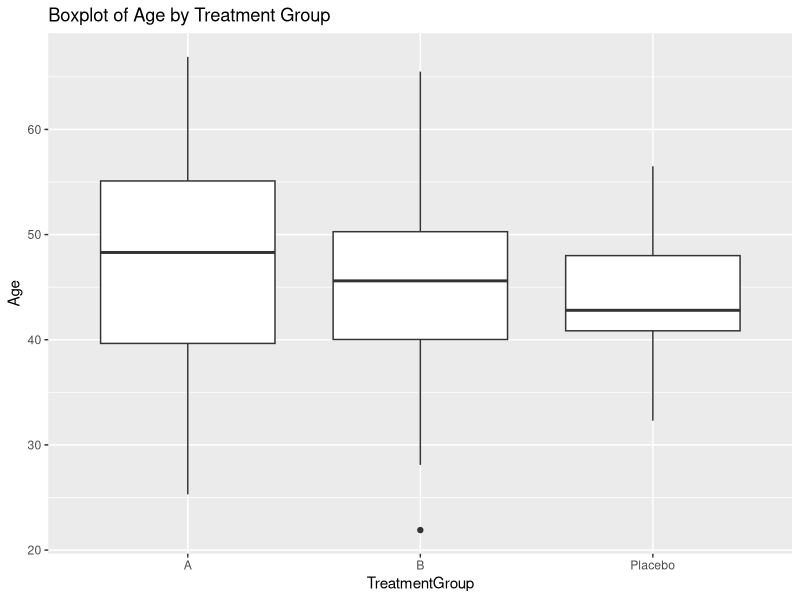
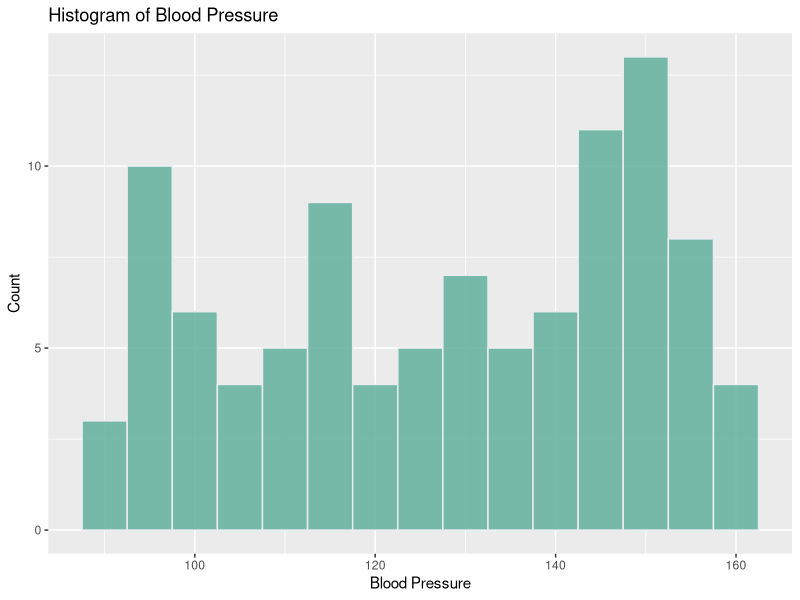
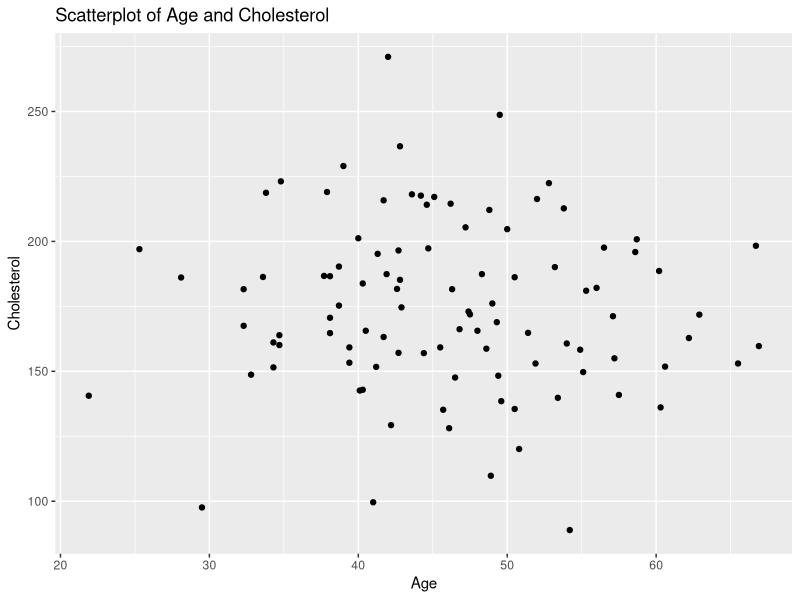

Source code (R) for these figures, in order:
#Prompt

#Perform an exploratory data analysis using R code of the following dataset:
 
# PASTE content of syn_dat.csv here 


# Load necessary libraries
library(tidyverse)
library(lubridate)

# Load the data
# ORIGINAL: It told me to replace this wite the file to my actual dataset
# data <- read.csv("your_data.csv")
# MANUAL REPLACEMENT:
data <- read.csv(here::here("data","syn_dat.csv"))

# Convert EnrollmentDate to Date type
data$EnrollmentDate <- mdy(data$EnrollmentDate)

# Summary of the data
summary(data)

# Structure of the data
str(data)

# Check for missing values
sum(is.na(data))

# Descriptive statistics
data %>%
  group_by(TreatmentGroup) %>%
  summarise(
    count = n(),
    avg_age = mean(Age, na.rm = TRUE),
    avg_bp = mean(BloodPressure, na.rm = TRUE),
    avg_chol = mean(Cholesterol, na.rm = TRUE)
  )

# Boxplot for Age by TreatmentGroup
ggplot(data, aes(x=TreatmentGroup, y=Age)) +
  geom_boxplot() +
  labs(title="Boxplot of Age by Treatment Group")

# Histogram for BloodPressure
ggplot(data, aes(x=BloodPressure)) +
  geom_histogram(binwidth=5, fill="#69b3a2", color="#e9ecef", alpha=0.9) +
  labs(x="Blood Pressure", y="Count", title="Histogram of Blood Pressure")

# Scatterplot for Age and Cholesterol
ggplot(data, aes(x=Age, y=Cholesterol)) +
  geom_point() +
  labs(x="Age", y="Cholesterol", title="Scatterplot of Age and Cholesterol")
